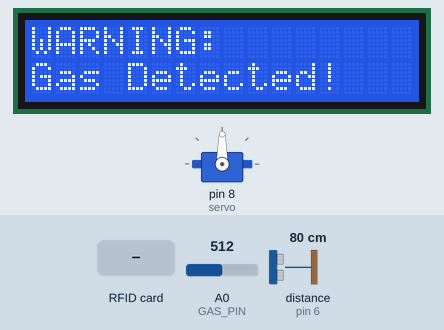
Simulated run of this sketch. Board: Arduino Uno, built with avr-gcc and run on an emulated ATmega328P. On the bench: servo, 16×2 character LCD. The test bench sets the inputs (shaded band); at power-on: A0 (GAS_PIN) = 512, distance to the obstacle (sensor on pin 6) 80 cm. The echo pulse lasts 58.3 µs per cm; what the sketch prints to the serial monitor is not drawn.

Above: at 1.3 s.
1.4 s: A0 (GAS_PIN) set to 268
2.9 s: A0 (GAS_PIN) set to 249
At 4.0 s:
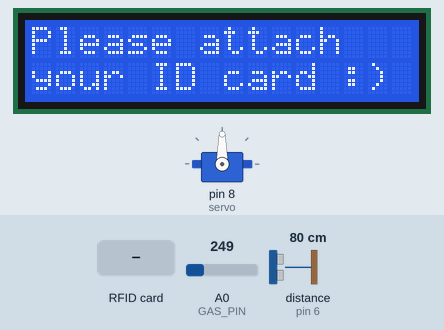
4.4 s: A0 (GAS_PIN) set to 270
At 4.9 s:
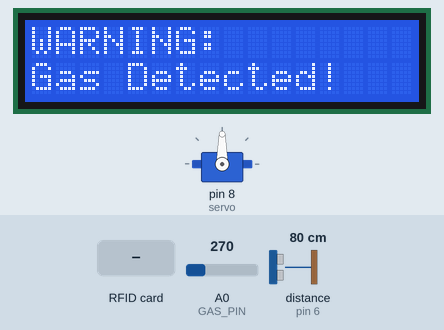
5.9 s: A0 (GAS_PIN) set to 250
At 6.4 s:
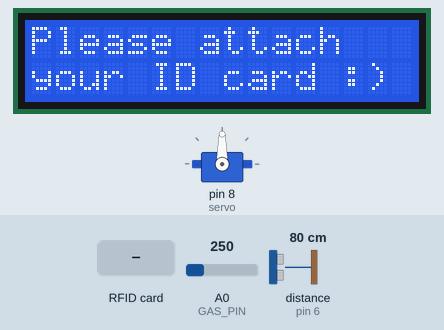
7.4 s: RFID card 95 59 55 2E held to the reader
At 8.4 s:
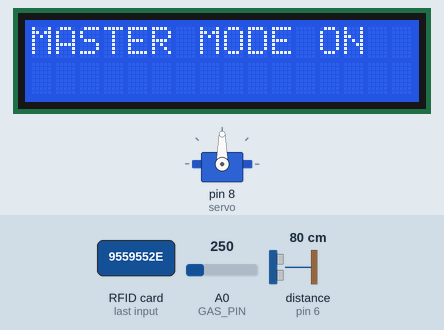
10.4 s: RFID card 5E 7A 19 C4 held to the reader
At 11.1 s:
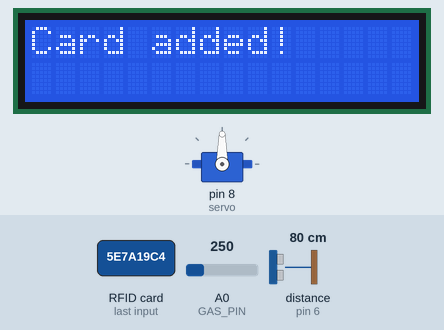
Timing chart, 0 to 13.4 s (numbered marks = the images above; inputs shaded):
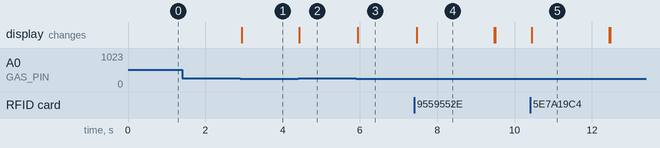

The sketch:

main.ino
```cpp
#include <SPI.h>
#include <MFRC522.h>
#include <LiquidCrystal_I2C.h>
#include <Servo.h>
#include <ArduinoSTL.h>
#include <set>

#define SS_PIN 10
#define RST_PIN 9
#define TRIG_PIN 7       // Ultrasonic sensor trigger pin
#define ECHO_PIN 6       // Ultrasonic sensor echo pin
#define MAX_DISTANCE 10  // Maximum distance to detect objects (in cm)
#define MAX_CARDS 10     // Maximum number of authorized cards
#define UID_SIZE 4       // Size of UID in bytes
#define EEPROM_START 0   // Starting address in EEPROM
#define GAS_PIN A0
#define THRESHOLD 260


Servo servo;
bool isGateOpen = false;
bool isMasterMode = false;
bool gasAlerted = false;
std::set<String> cardList;

MFRC522 rfid(SS_PIN, RST_PIN); // Instance of the class
LiquidCrystal_I2C lcd(0x27, 16, 2);

MFRC522::MIFARE_Key key;


void setup() {
  Serial.begin(9600);
  SPI.begin(); // Init SPI bus
  rfid.PCD_Init(); // Init RC522
  servo.attach(8);
  lcd.init();
  lcd.backlight();

  // Setup ultrasonic sensor pins
  pinMode(TRIG_PIN, OUTPUT);
  pinMode(ECHO_PIN, INPUT);
}

// Function to measure distance using ultrasonic sensor
int getDistance() {
  // Clear the trigger pin
  digitalWrite(TRIG_PIN, LOW);
  delayMicroseconds(2);

  // Set the trigger pin HIGH for 10 microseconds
  digitalWrite(TRIG_PIN, HIGH);
  delayMicroseconds(10);
  digitalWrite(TRIG_PIN, LOW);

  // Read the echo pin, returns the sound wave travel time in microseconds
  long duration = pulseIn(ECHO_PIN, HIGH);

  // Calculate distance in centimeters
  // Speed of sound is 343 m/s or 0.0343 cm/μs
  // Distance = (time × speed) / 2 (divide by 2 because sound travels to object and back)
  int distance = (duration * 0.0343) / 2;

  return distance;
}

void loop() {

  if (isGasDetected()) {
    if (!gasAlerted) {
      lcd.clear();
      lcd.setCursor(0, 0);
      lcd.print("WARNING:");
      lcd.setCursor(0, 1);
      lcd.print("Gas Detected!");
      Serial.println("ALERT: FIRE AT PARKING!");
      gasAlerted = true;
    }

    return;
  } else {
    gasAlerted = false;
  }

  lcd.setCursor(0,0);
  lcd.print("Please attach");
  lcd.setCursor(0, 1);
  lcd.print("your ID card :)");

  // Check for objects using ultrasonic sensor
  int distance = getDistance();

  if (distance > 0 && distance <= MAX_DISTANCE) {
    Serial.print("Object detected at distance: ");
    Serial.print(distance);

    if(isGateOpen){
      closeGate();
      isGateOpen = false;
    }else{
      openGate();
      delay(1500);
      closeGate();
    }
  }

if (rfid.PICC_IsNewCardPresent()) {
    // Verify if the NUID has been read
    if (rfid.PICC_ReadCardSerial()) {
      MFRC522::PICC_Type piccType = rfid.PICC_GetType(rfid.uid.sak);

      Serial.print(F("RFID Tag UID:"));

      String hexKeyValue = bytesToHexString(rfid.uid.uidByte, rfid.uid.size);
      printHex(hexKeyValue);

      if(isMasterCard(hexKeyValue)){
        isMasterMode = !isMasterMode;

        lcd.clear();
        if (isMasterMode) {
          Serial.println("Master mode activated");
          lcd.setCursor(0,0);
          lcd.print("MASTER MODE ON");
        } else {
          Serial.println("Master mode deactivated");
          lcd.setCursor(0,0);
          lcd.print("MASTER MODE OFF");
        }
        delay(2000);
        lcd.clear();
      } else if (isMasterMode) {
        if (isCardStored(hexKeyValue)) {
          cardList.erase(hexKeyValue);
          lcd.clear();
          lcd.setCursor(0,0);
          lcd.print("Card removed!");
          Serial.println("Card removed from authorized list");
        } else {
          cardList.insert(hexKeyValue);
          lcd.clear();
          lcd.setCursor(0,0);
          lcd.print("Card added!");
          Serial.println("Card added to authorized list");
        }
        delay(2000);
        lcd.clear();
      } else {
        if (isCardStored(hexKeyValue)) {
          Serial.print(" Valid");
          openGate();
          isGateOpen = true;

          lcd.clear();
          lcd.setCursor(1,0);
          lcd.print("Welcome home!");
          delay(3000);
          lcd.clear();
        } else {
          lcd.clear();
          lcd.setCursor(1,0);
          lcd.print("Access denied!");
          delay(3000);
          lcd.clear();
        }
      }

      }

      Serial.println("");

      rfid.PICC_HaltA(); // Halt PICC
  }
}

bool isCardStored(String uidString) {
  if (cardList.find(uidString) != cardList.end()) {
    return true;
  }

  return false;
}

bool isGasDetected(){
  int sensorValue = analogRead(GAS_PIN);
  Serial.println(sensorValue);

  return sensorValue > THRESHOLD;
}

bool isMasterCard(String keyValue) {
  keyValue.toUpperCase();
  return keyValue == "95 59 55 2E";
}

void openGate() {
    servo.write(0);
    delay(200);
    servo.write(90);
}

void closeGate() {
    servo.write(180);
    delay(200);
    servo.write(90);
}


String bytesToHexString(byte *buffer, byte bufferSize) {
  String hexString = "";
  for (byte i = 0; i < bufferSize; i++) {
    if (buffer[i] < 0x10) {
      hexString += "0";
    }
    hexString += String(buffer[i], HEX);
    if (i < bufferSize - 1) {
      hexString += " ";
    }
  }
  return hexString;
}

void printHex(String keyValue) {
    Serial.print(keyValue);
}
```

Measured:
- the behaviour switches between 261 and 260 on A0 (GAS_PIN) (found by bisection; images 0 and 1)
- after the input at 1.4 s, every drawn part: stays the same
- after the input at 2.9 s, the display: changes at once (image 1)
- after the input at 4.4 s, the display: changes at once (image 2)
- after the input at 5.9 s, the display: changes at once (image 3)
- after the input at 7.4 s, the display: changes after 0.07 s (image 4)
- after the input at 10.4 s, the display: changes after 0.05 s (image 5)
- what the display in image 4 shows lasts 2.0 s, from 7.5 s to 9.5 s
